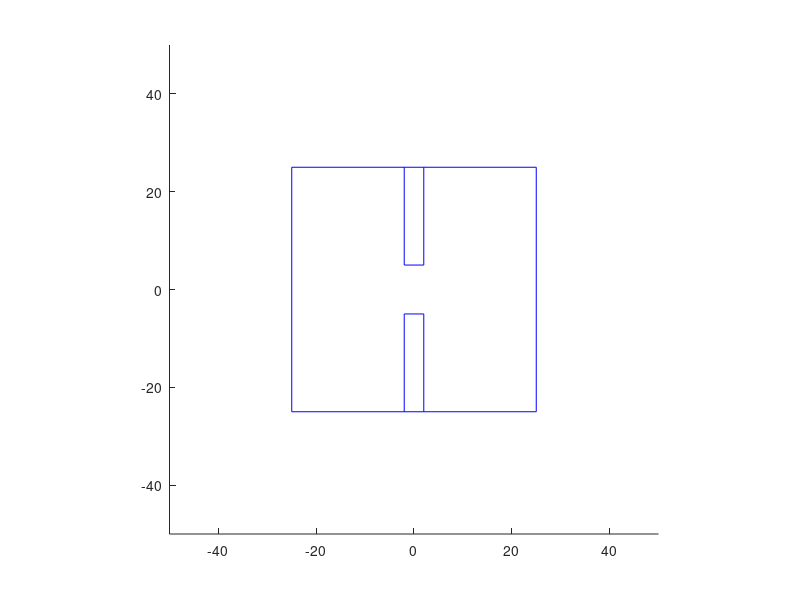

Recreate this plot in MATLAB. (Note: this script raises an error after producing the figure.)
%% workspaceSetup.m

% This is the script to setup the workspace of needle thru hole problem.
% What included in the script is the parameters that describe a 2D planar
% tissue block with a hole in the middle.

%% Parameters
tissue = [-25  25  25 -25 -25; 25 25 -25 -25 25];
%tissue=[1 1;1 1];
structTissueData =struct('center',[0; -10; 0],'widthX',[30],'heightZ',[10],'depthY',[10]);

wall_top = [-2 -2 2 2;25 5 5 25];
wall_bottom = [-2 -2 2 2;-25 -5 -5 -25];

clf;
axis([-50 50 -50 50]);
axis square;

%% Plot the box.
line(tissue(1,:),tissue(2,:),'color','blue');
line(wall_top(1,:),wall_top(2,:),'color','blue');
line(wall_bottom(1,:),wall_bottom(2,:),'color','blue');

%% Needle Type 3. non ideal curved Needle
structNeedleGeometry = struct('straightL',0,'kinkAngle', 0, 'radius',10,'arc',pi);

%% initial transformation matrix (initial configuration)
needle_tip_pos_init = [-10;0;0]; % the initial need tip position wrt spatial frame

transMatFrmNeedleToTissue.rot = [-1 0 0;0 1 0;0 0 -1]; % the initial need frame orientation
transMatFrmNeedleToTissue.trans = needle_tip_pos_init - transMatFrmNeedleToTissue.rot * structNeedleGeometry.radius * [-1 0 0]';

%% test checkCollision
structStraightLine = struct('start',[0; 0; 0],'end',[-40; 0; 0]);    
checkCollision( structStraightLine, structNeedleGeometry, transMatFrmNeedleToTissue);
    
    
    
    
    
    
    
    
    
    
    
    
    